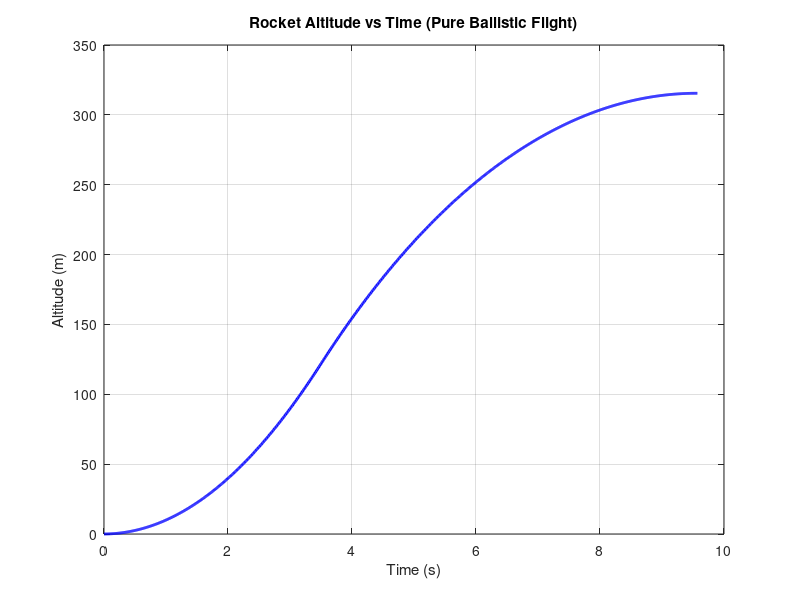

MATLAB code to generate this figure:
clear;
clc;

%% PARAMETERS
rocketCd = 0.3099823057;
rocketArea = 0.00246176;
rocketDryMass = 0.420;

% Motor Specs (AeroTech E24)
motorMass = 0.071;        
burnTime = 3.5;           
totalImpulse = 49.6;      

rho = 1.225;
g = 9.81;
dt = 0.01;
maxTime = 60;

%% STATE VARIABLES
t = 0;
velocity = 0;
altitude = 0;
maxSteps = ceil(maxTime/dt);

timeHist = zeros(maxSteps,1);
altHist = zeros(maxSteps,1);
step = 1;

%% MAIN SIMULATION LOOP
while altitude >= 0 && t < maxTime
    %% DYNAMIC MASS
    if t <= burnTime
        currentMotorMass = motorMass * (1 - t/burnTime);
    else
        currentMotorMass = 0;
    end
    mass = rocketDryMass + currentMotorMass;

    %% THRUST
    if t >= 0 && t <= burnTime
        thrust = totalImpulse / burnTime; 
    else
        thrust = 0;
    end

    %% AERODYNAMIC DRAG (Base Rocket Only)
    rocketDrag = 0.5 * rho * velocity^2 * rocketCd * rocketArea;

    %% DYNAMICS
    netForce = thrust - rocketDrag - mass*g;
    acceleration = netForce / mass;

    velocity = velocity + acceleration * dt;
    altitude = altitude + velocity * dt;

    %% STORE DATA
    timeHist(step) = t;
    altHist(step) = altitude;
    step = step + 1;

    %% STOP AT APOGEE
    if velocity <= 0 && t > burnTime
        break;
    end
    t = t + dt;
end

%% TRIM ARRAYS
timeHist = timeHist(1:step-1);
altHist = altHist(1:step-1);

%% PLOT (Altitude vs Time Only)
figure
plot(timeHist, altHist, 'b-', 'LineWidth', 2)
xlabel('Time (s)')
ylabel('Altitude (m)')
title('Rocket Altitude vs Time (Pure Ballistic Flight)')
grid on

%% RESULTS
fprintf('\nPure Ballistic Apogee: %.2f m (%.2f ft)\n', max(altHist), max(altHist)*3.28084);
